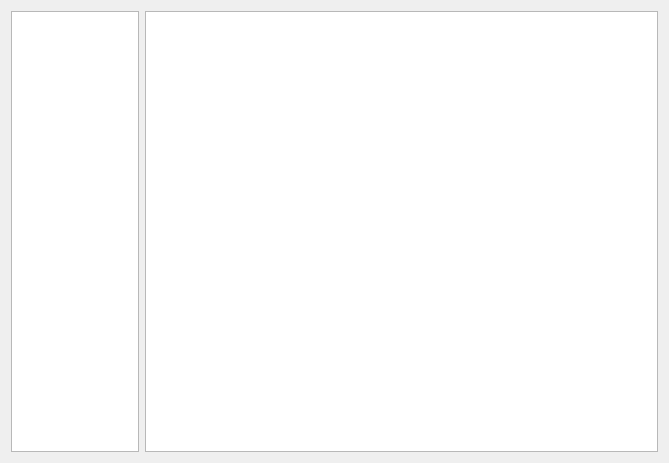
<?xml version="1.0" encoding="UTF-8"?>
<ui version="4.0">
 <class>projectSelectionDialog</class>
 <widget class="QDialog" name="projectSelectionDialog">
  <property name="geometry">
   <rect>
    <x>0</x>
    <y>0</y>
    <width>669</width>
    <height>463</height>
   </rect>
  </property>
  <property name="windowTitle">
   <string>Project Selector</string>
  </property>
  <property name="modal">
   <bool>false</bool>
  </property>
  <layout class="QVBoxLayout" name="verticalLayout">
   <item>
    <layout class="QHBoxLayout" name="mainlLayout" stretch="1,4">
     <item>
      <widget class="QListView" name="recentProjectsListView">
       <property name="contextMenuPolicy">
        <enum>Qt::CustomContextMenu</enum>
       </property>
       <property name="alternatingRowColors">
        <bool>true</bool>
       </property>
      </widget>
     </item>
     <item>
      <widget class="QTreeView" name="fileTreeView">
       <property name="contextMenuPolicy">
        <enum>Qt::CustomContextMenu</enum>
       </property>
      </widget>
     </item>
    </layout>
   </item>
  </layout>
 </widget>
 <resources/>
 <connections/>
</ui>
